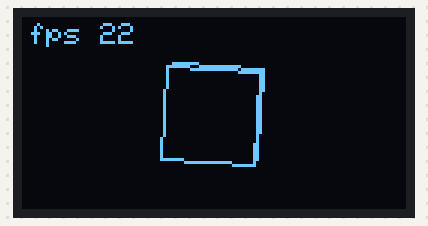
Recording of a sketch running on a simulated Arduino Nano, built with avr-gcc and run on an emulated ATmega328P. Shown: 128×64 one-colour display.

Above: at 0.18 s.
At 4.93 s:
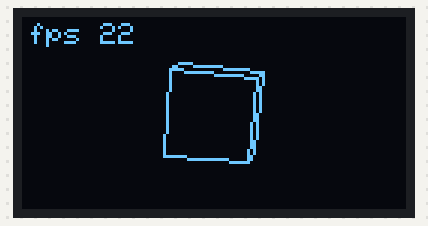
At 9.7 s:
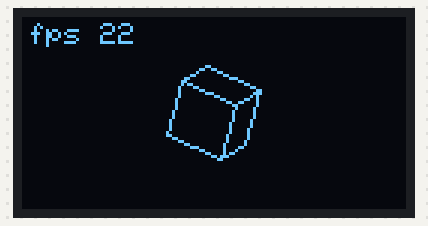
At 19.22 s:
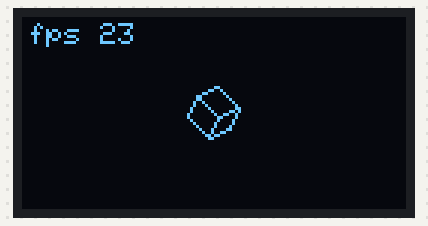
At 30.27 s:
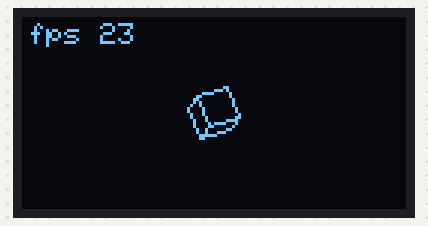
At 39.81 s:
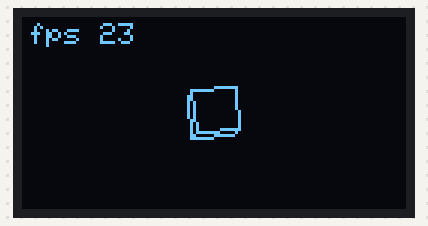

The sketch:

3D_cube.ino
```cpp
/**************************************************************************
  3D cube demo by CJ Zhang
  Wiring:
  OLED12864   Arduino Nano
  SDA         7
  SCL         10
  DC          11
  RES         13
  CS - N.A.

  Cube 3d vertices numbering and coordinates
     2-------7
    /|      /|
   3-------6 |
   | 5-----|-4
   |/      |/
   0-------1

  origin is at center of cube
  vertex 0 (-1,-1,1)
  vertex 7 (1,1,-1)
**************************************************************************/

#include <SPI.h>
//#include <Wire.h>
#include <Adafruit_GFX.h>
#include <Adafruit_SSD1306.h>

#define SCREEN_WIDTH 128 // OLED display width, in pixels
#define SCREEN_HEIGHT 64 // OLED display height, in pixels

// Declaration for SSD1306 display connected using software SPI (default case):
#define OLED_MOSI   7 //SDA
#define OLED_CLK   10 //SCL
#define OLED_DC    11
#define OLED_CS    12 //N.A.
#define OLED_RESET 13
Adafruit_SSD1306 display(SCREEN_WIDTH, SCREEN_HEIGHT,
                         OLED_MOSI, OLED_CLK, OLED_DC, OLED_RESET, OLED_CS);

//customization
int cubesize = 15; //in pixels
int fl = 999; //distance of cammera, 80 looks fine, set to >=999 for orthographic projection
int delay_mils = 5; //the system need about 35 to work for my hardware (max fps 30), this is an addtion to that, fps = 1000/(35+delay_mils)
int zoom = 100;
int d = 1; //zoom in or out
//for display fps
long lastframe_mil = 0;
long newframe_mil = 0;
int fps = 0;

//cube coordinate see top of page
float vertex[8][3] = {
  { -1, -1, 1},
  {1, -1, 1},
  { -1, 1, -1},
  { -1, 1, 1},
  {1, -1, -1},
  { -1, -1, -1},
  {1, 1, 1},
  {1, 1, -1}
};
//2D vertex coord for drawing
int vertex_2D[8][2];
//which vertex is at back most
int back_vertex = 0;

//draw line linking  vertex a to vertex b
void draw_line(int a, int b) {
  display.drawLine(vertex_2D[a][0], vertex_2D[a][1], vertex_2D[b][0], vertex_2D[b][1], WHITE);
}

//draw full frame if is perpective projection, hide back sizes if orthographic projection
void draw_frame(void) {
  if (fl < 999) {
    back_vertex = -1;
  }

  for (int i = 0; i < 8; i += 2) {
    for (int j = i + 1; j < i + 7; j += 2) {
      if (back_vertex != i && back_vertex != j % 8 ) {
        draw_line(i, j % 8 );
      }
    }
  }
}

//rotate in axel ax, x:ax=0, y:ax=1, z:az=2
//and then project to 2D
void rotate(int ax, int rot_degree) {
  float rot = rot_degree *  0.0174532; //0.0174532 = one degree
  for (int i = 0; i < 8; i++) {
    //rotate
    float temp = vertex[i][(ax + 1) % 3] * cos(rot) - vertex[i][(ax + 2) % 3] * sin(rot);
    vertex[i][(ax + 2) % 3] = vertex[i][(ax + 2) % 3] * cos(rot) + vertex[i][(ax + 1) % 3] * sin(rot);
    vertex[i][(ax + 1) % 3] = temp;
    //project
    vertex_2D[i][0] = (vertex[i][0] * cubesize * fl / (vertex[i][2] * cubesize + fl)) * zoom / 100 + SCREEN_WIDTH / 2;
    vertex_2D[i][1] = (vertex[i][1] * cubesize * fl / (vertex[i][2] * cubesize + fl)) * zoom / 100 + SCREEN_HEIGHT / 2;
    //looking for back most vertex number
    if (vertex[back_vertex][2] < vertex [i][2]) {
      back_vertex = i;
    }
  }
}

void display_fps() {
  //show fps
  display.setCursor(2, 2);
  newframe_mil = millis();
  fps = 1000 / (newframe_mil - lastframe_mil) ;
  lastframe_mil = newframe_mil;
  display.print("fps ");
  display.print(fps);
}
void setup() {
  Serial.begin(9600);
  // SSD1306_SWITCHCAPVCC = generate display voltage from 3.3V internally
  if (!display.begin(SSD1306_SWITCHCAPVCC)) {
    Serial.println(F("SSD1306 allocation failed"));
    for (;;); // Don't proceed, loop forever
  }
  display.clearDisplay();
  display.setTextColor(WHITE, BLACK);
  display.display();
  display.clearDisplay();
}

void loop() {
  while (true) { //loop
    display.clearDisplay();
    draw_frame();
    display_fps();
    display.display();
    delay(delay_mils); //to reduce fps

    //roate x,y,z each for 2 degree,
    rotate(0, 2);
    rotate(1, 2);
    rotate(2, 2);

    //zooming in and out
    zoom = zoom + 1 * d;
    if (zoom >= 150) {
      d = -1;
    }
    if (zoom <= 25) {
      d = 1;
    }
  }
}
```
